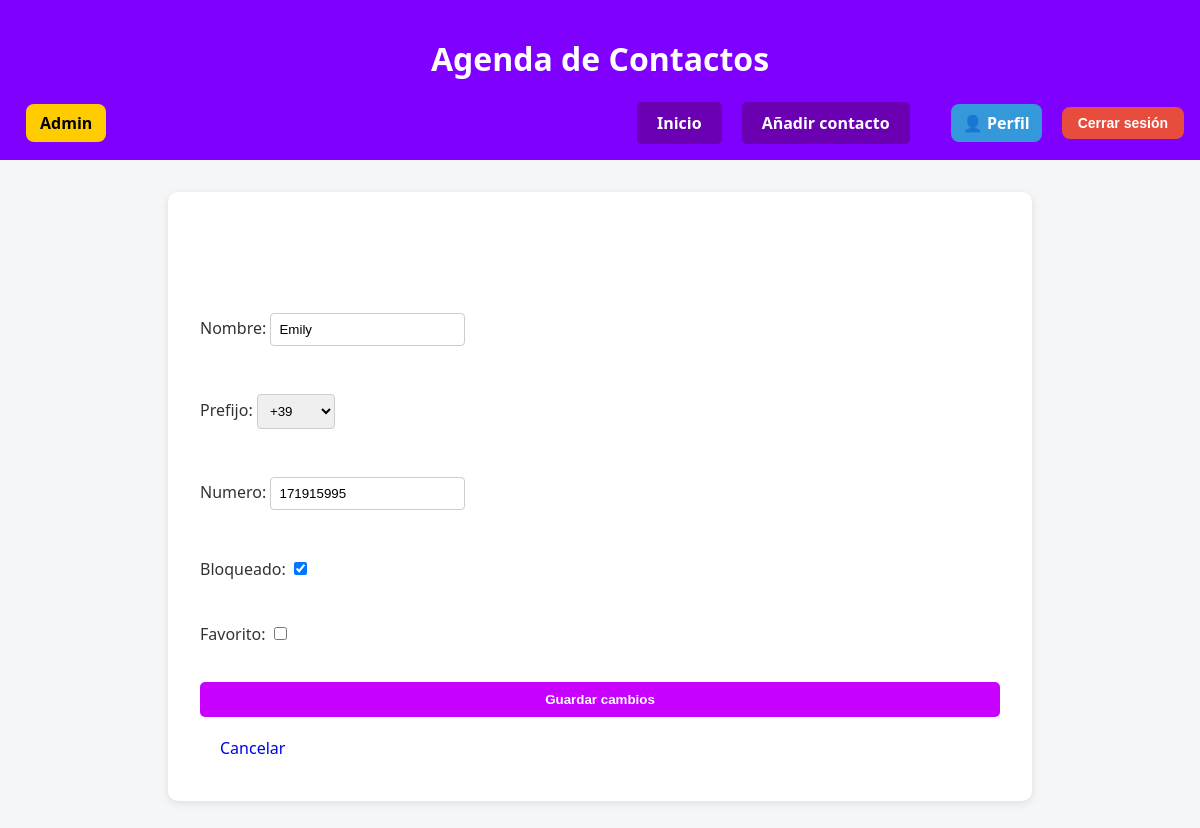
Screenshot of /editar/29/ (signed in) with the database file from the repository.
### modulo/models.py (models this page shows, shortened)
class Contacto(models.Model):
    nombre = models.CharField(max_length=50)
    prefijo = models.ForeignKey(Prefijo, on_delete=models.SET_NULL, null=True, blank=True)
    numero = models.CharField(max_length=20)
    autor = models.ForeignKey(User, on_delete=models.CASCADE)
    bloqueado = models.BooleanField(default=False)
    favorito = models.BooleanField(default=False)

class Prefijo(models.Model):
    prefijo = models.CharField(max_length=10)
    def __str__(self):
        return self.prefijo

### modulo/views.py (the view)
# urls.py: path('editar/<int:contacto_id>/', views.editar_contacto, name='editar_contacto'),
@login_required
def editar_contacto(request, contacto_id):
    contacto = get_object_or_404(Contacto, id=contacto_id, autor=request.user)
    if request.method == 'POST':
        form = ContactoForm(request.POST, instance=contacto)
        if form.is_valid():
            form.save()
            return redirect('index')
    else:
        form = ContactoForm(instance=contacto)
    return render(request, 'modulo/editar_contacto.html', {'form': form, 'contacto': contacto})

### modulo/forms.py
class ContactoForm(forms.ModelForm):
    class Meta:
        model = Contacto
        fields = ['nombre', 'prefijo', 'numero', 'bloqueado', 'favorito']

### modulo/templates/modulo/editar_contacto.html (shortened to what this page needs)
{% extends 'modulo/base.html' %}
{% block content %}
<h2>Editar contacto: {{ contacto.nombre }}</h2>
<form method="post">
    {{ form.as_p }}
    <button type="submit" class="button">Guardar cambios</button>
    <a href="{% url 'index' %}" class="button">Cancelar</a>
</form>
{% endblock %}

### modulo/static/modulo/css/index.css (style rules this page uses)
body { font-family: 'Segoe UI', Tahoma, Geneva, Verdana, sans-serif; margin: 0; padding: 0; background-color: #f4f6f8; color: #333; }
h1, h2 { color: #ffffff; }
form { display: flex; flex-direction: column; }
form input, form select { padding: 0.5rem; margin-bottom: 1rem; border: 1px solid #ccc; border-radius: 4px; }
button { background-color: #c800ff; color: white; padding: 10px 20px; border: none; border-radius: 8px; font-weight: bold; cursor: pointer; transition: background-color 0.3s ease; }
.button { padding: 10px 20px; border-radius: 5px; text-decoration: none; display: inline-block; margin-top: 10px; transition: background-color 0.3s; }

### rows the page displays
Contacto: nombre "Emily", numero "171915995", bloqueado "☑"
Prefijo: prefijo "+39"
